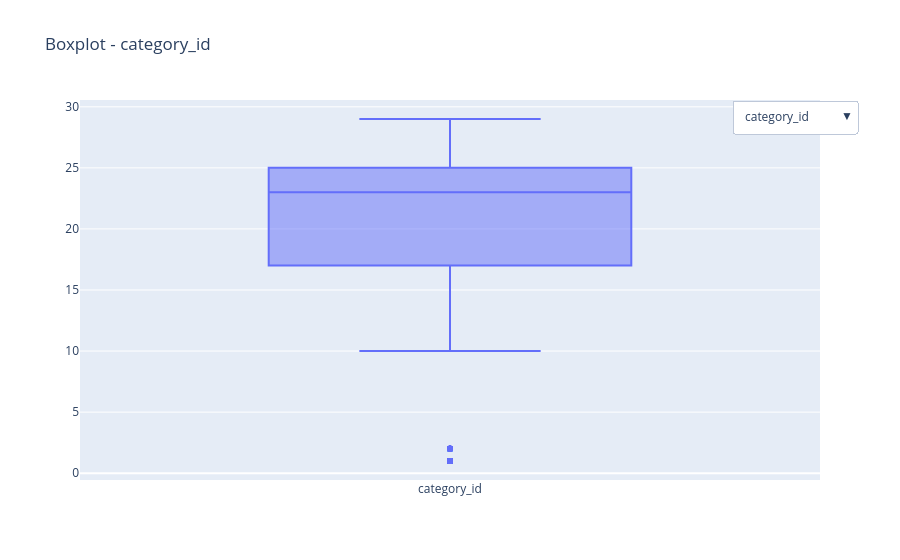

Notebook cell for this chart:
### Code cell
#Remoción de outliers
for col in varc:
  Q1 = df[col].quantile(0.05)
  Q3 = df[col].quantile(0.95)
  IQR = Q3 - Q1
  lower_bound = Q1 - 1.5 * IQR
  upper_bound = Q3 + 1.5 * IQR
  df = df[(df[col] >= lower_bound) & (df[col] <= upper_bound)]

outliers_view(varc)

### Figure 1 — Plotly figure (JSON) as saved in the notebook; plotly's stock layout.template omitted (floating-point values rounded to 4 significant figures; data arrays with more than 128 entries replaced by an {"elided": "..."} marker saying what was removed)
{"data": [{"boxpoints": "outliers", "name": "category_id", "type": "box", "visible": true, "y": {"elided": "7008 int values"}}, {"boxpoints": "outliers", "name": "views", "type": "box", "visible": false, "y": {"elided": "7008 int values"}}, {"boxpoints": "outliers", "name": "likes", "type": "box", "visible": false, "y": {"elided": "7008 int values"}}, {"boxpoints": "outliers", "name": "dislikes", "type": "box", "visible": false, "y": {"elided": "7008 int values"}}, {"boxpoints": "outliers", "name": "comment_total", "type": "box", "visible": false, "y": {"elided": "7008 int values"}}], "layout": {"showlegend": false, "title": {"text": "Boxplot - category_id"}, "updatemenus": [{"active": 0, "buttons": [{"args": [{"visible": [true, false, false, false, false]}, {"title": "Boxplot - category_id", "yaxis": {"title": "category_id"}}], "label": "category_id", "method": "update"}, {"args": [{"visible": [false, true, false, false, false]}, {"title": "Boxplot - views", "yaxis": {"title": "views"}}], "label": "views", "method": "update"}, {"args": [{"visible": [false, false, true, false, false]}, {"title": "Boxplot - likes", "yaxis": {"title": "likes"}}], "label": "likes", "method": "update"}, {"args": [{"visible": [false, false, false, true, false]}, {"title": "Boxplot - dislikes", "yaxis": {"title": "dislikes"}}], "label": "dislikes", "method": "update"}, {"args": [{"visible": [false, false, false, false, true]}, {"title": "Boxplot - comment_total", "yaxis": {"title": "comment_total"}}], "label": "comment_total", "method": "update"}], "x": 1.05, "y": 1}]}}
